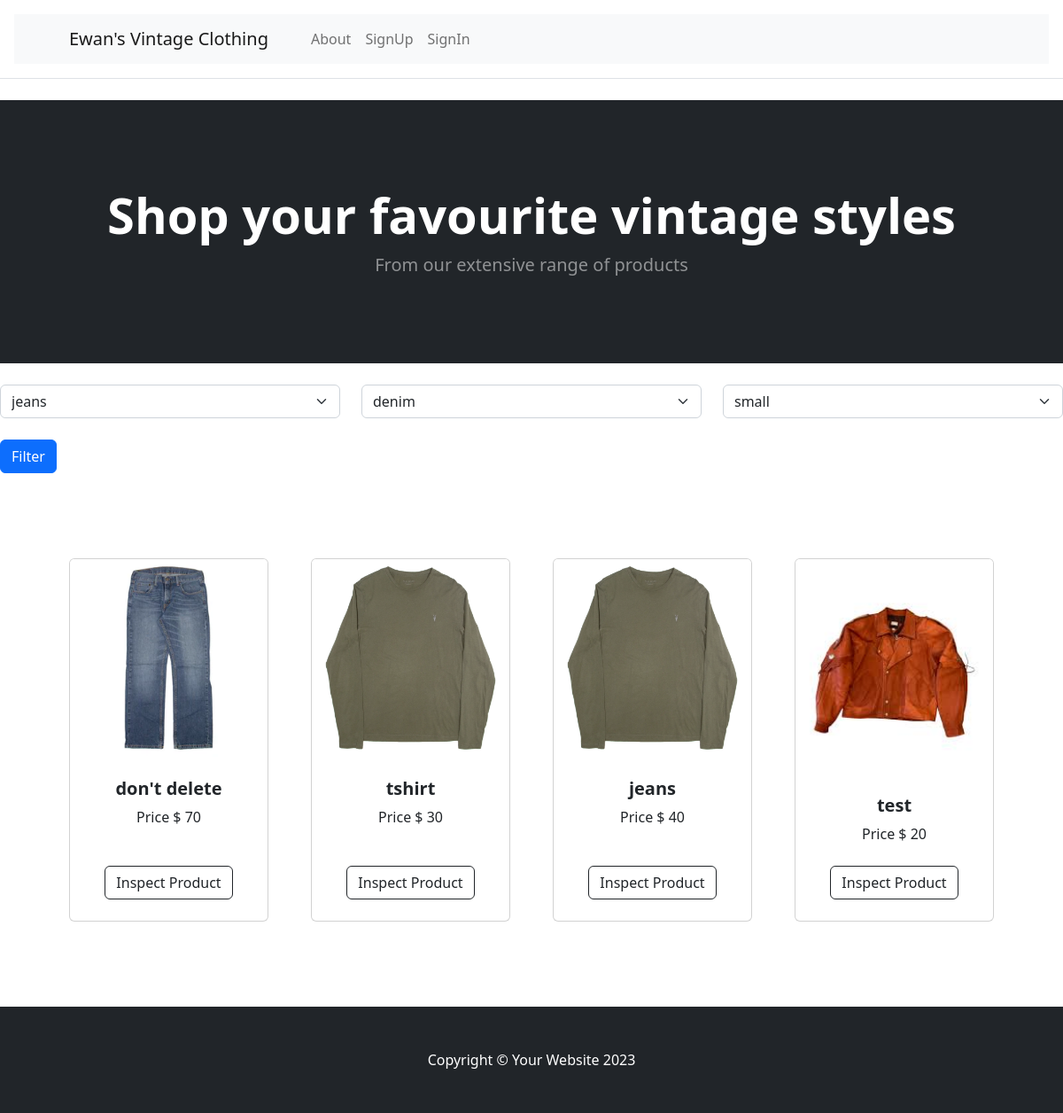
The page / on the database its author committed.
### tables this page shows
CREATE TABLE Product (
    id INTEGER PRIMARY KEY AUTOINCREMENT,
    name VARCHAR(255) NOT NULL,
    description TEXT,
    stock INT NOT NULL CHECK (stock >= 0),
    price DECIMAL(10, 2) NOT NULL CHECK (price >= 0.00),
    imageurl VARCHAR(255) NOT NULL,
    created_by INT NOT NULL,
    product_type INT NOT NULL,
    created_at TIMESTAMP DEFAULT CURRENT_TIMESTAMP,
    FOREIGN KEY (created_by) REFERENCES User(id) ON DELETE CASCADE,
    FOREIGN KEY (product_type) REFERENCES ProductType(id) ON DELETE CASCADE
);

### app.py (the view)
@app.route('/',methods=['GET','POST'])
def products_spread():
    pt_names, pt_materials, pt_sizes =select_products_types()
    producttypename=request.args.get('producttypename')
    producttypematerial = request.args.get('producttypematerial')
    producttypesize = request.args.get('producttypesize')
    if producttypename:
        products=filter_products(name=producttypename, material=producttypematerial, size=producttypesize)
    else:
        products=select_products()
    return render_template('ProductSpread.html',products=products,
                            pt_names=pt_names, pt_materials=pt_materials, pt_sizes=pt_sizes,
                           selected_producttypename=producttypename, selected_producttypematerial=producttypematerial,
                           selected_producttypesize=producttypesize)

### Model/Product.py (called while the page is built)
    def to_dict(self) -> dict:
        return {
            "id":self.id, "name":self.name, "material":self.material, "size":self.size
        }

    def to_dict(self):
        return {
            'id': self.id,
            'name': self.name,
            'description': self.description,
            'stock': self.stock,
            'price': self.price,
            'imageurl': self.imageurl,
            'created_by': self.created_by,
            'product_type': self.product_type,
            'created_at': self.created_at
        }

### app.py (called while the page is built, shortened)
@app.before_request
def before_request():
    email=session.get("email")
    if email is None:
        g.user = None

### db.py (called while the page is built)
def get_db():
    db = getattr(g, '_database', None)
    if db is None:
        db = g._database = sqlite3.connect(DATABASE)
    return db

def select_products():
    mydb=get_db()
    rows=mydb.execute("""SELECT id, name, description, stock, price, imageurl, created_by, product_type, created_at FROM Product""").fetchall()
    products=[ProductRead(id=row[0],
                          name=row[1],
                          description=row[2],
                          stock=row[3],
                          price=row[4],
                          imageurl=row[5],
                          created_by=row[6],
                          product_type=row[7],
                          created_at=row[8]).to_dict() for row in rows]
    return products

def unique_product_types(data):
    producttypenames = set()
    producttypematerials = set()
    producttypesizes = set()
    for item in data:
        producttypenames.add(item['name'])
        producttypematerials.add(item['material'])
        producttypesizes.add(item['size'])
    return (producttypenames, producttypematerials, producttypesizes)

def select_products_types():
    mydb=get_db()
    rows=mydb.execute("""SELECT id, name, material, size FROM ProductType""").fetchall()
    producttypes=[ProductTypeRead(id=row[0],
                                  name=row[1],
                                  material=row[2],
                                  size=row[3],
                                  ).to_dict() for row in rows]
    return unique_product_types(producttypes)

### templates/ProductSpread.html
{% extends "base.html" %}
{% block content %}
        <header class="bg-dark py-5">
            <div class="container px-4 px-lg-5 my-5">
                <div class="text-center text-white">
                    <h1 class="display-4 fw-bolder">Shop your favourite vintage styles</h1>
                    <p class="lead fw-normal text-white-50 mb-0">From our extensive range of products</p>
                </div>
            </div>
        </header>
    <div class="row">
    <div class="col">
    <form method="get" action="{{ url_for('products_spread') }}">
    <div class="row my-4">
        <div class="col">
                  <select class="form-select" aria-label="Default select example"  name="producttypename">
            {% for name in pt_names %}
          <option value="{{ name }}" {% if selected_producttypename==name %}selected{% endif %} >{{ name }}</option>
            {% endfor %}
        </select>
        </div>
        <div class="col">
                <select class="form-select" aria-label="Default select example"  name="producttypematerial">
            {% for material in pt_materials %}
          <option value="{{ material }}"{% if selected_producttypematerial==material %}selected{% endif %}>{{ material }}</option>
            {% endfor %}
        </select>
        </div>
        <div class="col">
                <select class="form-select" aria-label="Default select example"  name="producttypesize">
            {% for size in pt_sizes %}
          <option value="{{ size }}"{% if selected_producttypesize==size %}selected{% endif %}>{{ size }}</option>
            {% endfor %}
        </select>
        </div>
    </div>
    <button type="submit" class="btn btn-primary">
        Filter
    </button>
    </form>
    </div>
    </div>
        <section class="py-5">
            <div class="container px-4 px-lg-5 mt-5">
                <div class="row gx-4 gx-lg-5 row-cols-2 row-cols-md-3 row-cols-xl-4 justify-content-center">
                    {% if products %}
                    {% for product in products %}
                    <div class="col mb-5">
                        <div class="card h-100">
                            <img class="card-img-top" src="{{ product.imageurl }}" alt="..." />
                            <div class="card-body p-4">
                                <div class="text-center">
                                    <h5 class="fw-bolder">{{ product.name }}</h5>
                                    Price $ {{ product.price }}
                                </div>
                            </div>
                            <div class="card-footer p-4 pt-0 border-top-0 bg-transparent">
                                <div class="text-center">
                                    <a class="btn btn-outline-dark mt-auto" href="{{ url_for('get_product',name=product.name) }}">Inspect Product</a>
                                </div>
                            </div>
                        </div>
                    </div>
                    {% endfor %}
                    {% else %}
                    <div>
                        <h4>
                            there is no products
                        </h4>
                    </div>
                    {% endif %}
                </div>
            </div>
        </section>
{% endblock %}

### rows shown on the page
Product: imageurl (picture), name "don't delete", price "70"
Product: imageurl (picture), name "tshirt", price "30"
Product: imageurl (picture), name "jeans", price "40"
Product: imageurl (picture), name "test", price "20"

### other values the page prints
form field producttypename "jeans"
form field producttypematerial "denim"
form field producttypesize "small"
